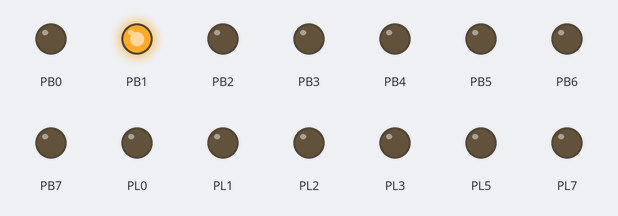
This program was run on a simulated ATmega2560, built with avr-gcc and emulated at 16 MHz. Shown: output pins drawn as LEDs (lit = HIGH).

Above: at 0.5 s.
At 2.5 s:
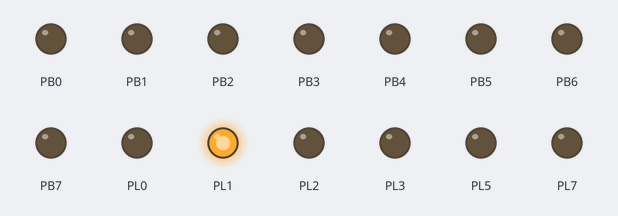
At 4.5 s:
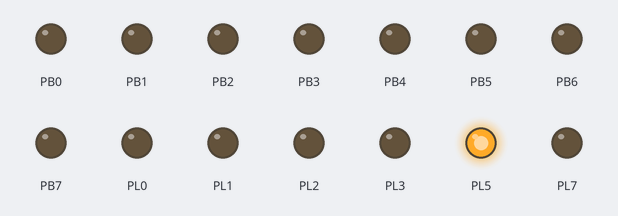
At 5.5 s:
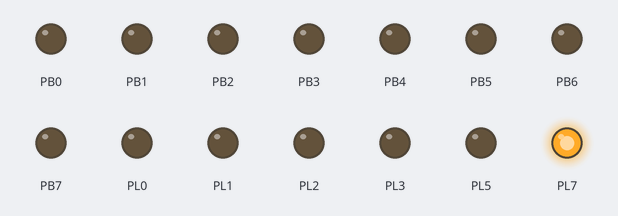
At 7.5 s:
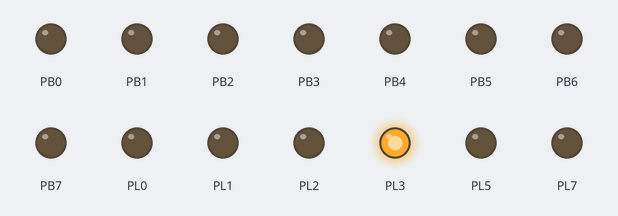
At 11.5 s:
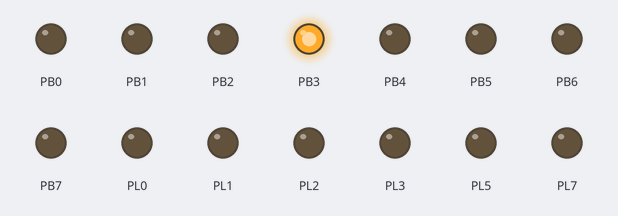
Timing chart, 0 to 13.0 s (numbered marks = the images above):
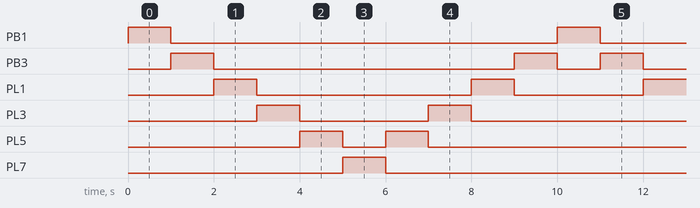

The program:

main.c
```c
/* lab08_blink_one.c
   CSC 230 - Summer 2018

   A C program to blink the LED on pin 52 at 0.5 second intervals.

   B. Bird - 07/15/2018
*/

/* The util/delay.h header file defines the _delay_ms() function, which uses a delay loop.
   The code in delay.h expects a constant called F_CPU to be defined giving the number of
   clock cycles per second, so we define that here.
*/

#define F_CPU 16000000UL //The UL suffix directs the compiler to parse the constant as an unsigned long int

#include <avr/io.h>
#include <util/delay.h>
int step = 0;

char portb_values[10] = {0b00000010,0b00001000,0b00000010,0b00001000,0b00100000,0b10000000};
/* set_led(i)
   Given a value i between 0 and 6, set the corresponding LED to be lit (and all other LEDs to be unlit).
   Use the following mapping from indices to LEDs on the board:
	   0: No LEDs lit
	   1: Pin 52 (Port B bit 1)
	   2: Pin 50 (Port B bit 3)
	   3: Pin 48 (Port L bit 1)
	   4: Pin 46 (Port L bit 3)
	   5: Pin 44 (Port L bit 5)
	   6: Pin 42 (Port L bit 7)
*/
void set_led(int i){
	int count = 1;
	while(1){
		if((i ==0) || ( i == 1)){
			PORTL = 0x00;
			PORTB = portb_values[i];
		}
		else{
			PORTL = portb_values[i];
			PORTB = 0x00;
		}
		if(i == 5){
			count = -1;
		}
		if(i == 0){
		count = 1;}
		i = i + count;
		_delay_ms(1000);
		}
}

int main(){

	DDRL = 0xff;
	DDRB = 0xff;


	set_led(step);


	//Note that in an AVR program, we never want main to return.

	return 0;

}
```

Measured:
- by itself, PB1, PL7: alternates HIGH for 1.0 s and LOW for 9.0 s
- by itself, PB3: repeats every 10.0 s: LOW 7.0 s, HIGH 1.0 s, LOW 1.0 s, HIGH 1.0 s
- by itself, PL1: repeats every 10.0 s: LOW 5.0 s, HIGH 1.0 s, LOW 3.0 s, HIGH 1.0 s
- by itself, PL3: repeats every 10.0 s: LOW 3.0 s, HIGH 1.0 s, LOW 5.0 s, HIGH 1.0 s
- by itself, PL5: repeats every 10.0 s: LOW 1.0 s, HIGH 1.0 s, LOW 7.0 s, HIGH 1.0 s
